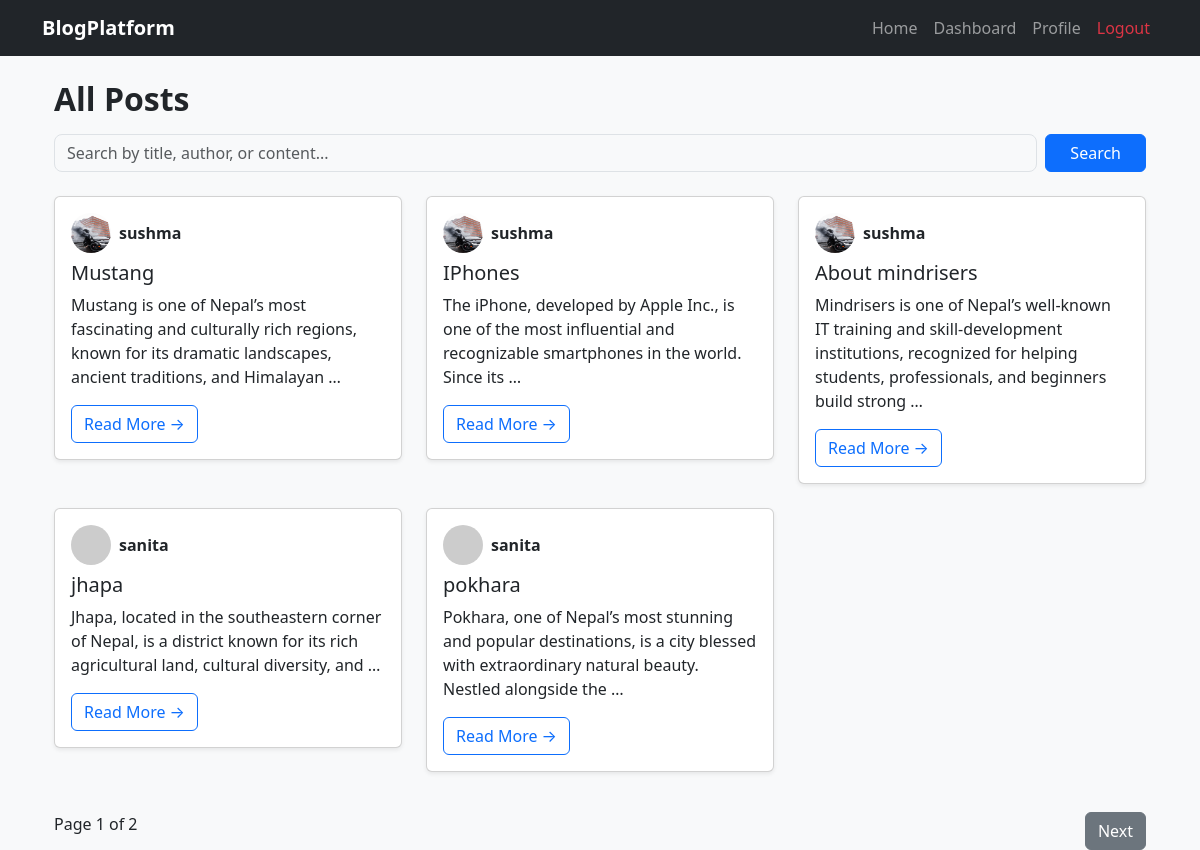
/ (signed in), run on the app's committed database.
### base/models.py (models this page shows)
class Post(models.Model):
    STATUS_CHOICES = (
        ("draft", "Draft"),
        ("published", "Published"),
    )
    title = models.CharField(max_length=255)
    content = models.TextField()
    author = models.ForeignKey(User, on_delete=models.CASCADE)
    categories = models.ManyToManyField(Category, blank=True)
    tags = models.ManyToManyField(Tag, blank=True)
    status = models.CharField(max_length=12, choices=STATUS_CHOICES, default="draft")
    publication_date = models.DateTimeField(auto_now_add=True)

class User(AbstractUser):
    email = models.EmailField(unique=True)
    username = models.CharField(max_length=150, unique=True)
    bio = models.TextField(null=True, blank=True)
    profile_picture = models.ImageField(upload_to="profile_pics/", null=True, blank=True)
    ROLE_CHOICES = (
        ("author", "Author"),
        ("reader", "Reader"),
    )
    role = models.CharField(max_length=10, choices=ROLE_CHOICES, default="reader")
    class Meta:
        swappable = 'AUTH_USER_MODEL'

### base/views.py (the view)
# urls.py: path('', home, name='home'),
@login_required(login_url="login")
def home(request):
    posts = Post.objects.filter(status="published").order_by("-publication_date")
    search = request.GET.get("search")
    if search:
        posts = posts.filter(
            Q(title__icontains=search) |
            Q(content__icontains=search) |
            Q(author__username__icontains=search)
        )
    paginator = Paginator(posts, 5)
    page_number = request.GET.get("page")
    page_obj = paginator.get_page(page_number)
    return render(request, "home.html", {
        "posts": posts,
        "page_obj": page_obj,
        "search": search,
    })

### templates/home.html (shortened to what this page needs)
{% extends 'base.html' %}
{% block content %}
<div class="container mt-4">
    <h2 class="fw-bold mb-3">All Posts</h2>
    <form method="get" class="d-flex mb-4" role="search">
        <input
            type="text"
            name="search"
            class="form-control me-2 bg-light"
            placeholder="Search by title, author, or content..."
            value="{{ search|default:'' }}"
            style="background:rgba(255,255,255,0.5); border-radius:8px;"
        >
        <button class="btn btn-primary px-4">Search</button>
    </form>
    <div class="row">
        {% for post in page_obj %}
        <div class="col-md-4">
            <div class="card shadow-sm mb-4">
                <div class="card-body">
                    <div class="d-flex align-items-center mb-2">
                        {% if post.author.profile_picture %}
                            <img src="{{ post.author.profile_picture.url }}" class="rounded-circle me-2" width="40" height="40">
                        {% else %}
                            <img src="https://ui-avatars.com/api/?name={{ post.author.username }}" class="rounded-circle me-2" width="40" height="40">
                        {% endif %}
                        <strong>{{ post.author.username }}</strong>
                    </div>
                    <h5 class="card-title">{{ post.title }}</h5>
                    <p class="card-text">{{ post.content|truncatewords:20 }}</p>
                    <a href="{% url 'post_detail' post.id %}" class="btn btn-outline-primary">
                        Read More →
                    </a>
                </div>
            </div>
        </div>
        {% empty %}
            <p>No posts found.</p>
        {% endfor %}
    </div>
    <div class="d-flex justify-content-between mt-3">
        <span>Page {{ page_obj.number }} of {{ page_obj.paginator.num_pages }}</span>
        {% if page_obj.has_next %}
            <a class="btn btn-secondary" href="?page={{ page_obj.next_page_number }}">
                Next
            </a>
        {% endif %}
    </div>
</div>
{% endblock %}

### templates/base.html (shortened to what this page needs)
<!DOCTYPE html>
<html lang="en">
<head>
    <link
        href="https://cdn.jsdelivr.net/npm/bootstrap@5.3.3/dist/css/bootstrap.min.css"
        rel="stylesheet"
    >
</head>
<body class="bg-light">
    {% include 'navbar.html' %}
    <div class="container mt-4">
        {% block content %}
        {% endblock %}
    </div>
</body>
</html>

### templates/navbar.html (shortened to what this page needs)
<nav class="navbar navbar-expand-lg navbar-dark bg-dark">
  <div class="container">
      <a class="navbar-brand fw-bold" href="{% url 'home' %}">BlogPlatform</a>
      <div class="collapse navbar-collapse" id="navMenu">
          <ul class="navbar-nav ms-auto">
              <li class="nav-item">
                  <a class="nav-link" href="{% url 'home' %}">Home</a>
              </li>
              {% if user.is_authenticated %}
                  <li class="nav-item">
                      <a class="nav-link" href="{% url 'dashboard' %}">Dashboard</a>
                  </li>
                  <li class="nav-item">
                      <a class="nav-link" href="{% url 'profile_edit' %}">Profile</a>
                  </li>
                  <li class="nav-item">
                      <a class="nav-link text-danger" href="{% url 'logout' %}">Logout</a>
                  </li>
              {% endif %}
          </ul>
      </div>
  </div>
</nav>

### data on the page
Post: author.profile_picture (picture), author.username "sushma", title "Mustang", content "Mustang is one of Nepal’s most fascinating and culturally rich regions, known for its dramatic landscapes, ancient traditions, and Himalayan …"
Post: author.profile_picture (picture), author.username "sushma", title "IPhones", content "The iPhone, developed by Apple Inc., is one of the most influential and recognizable smartphones in the world. Since its …"
Post: author.profile_picture (picture), author.username "sushma", title "About mindrisers", content "Mindrisers is one of Nepal’s well-known IT training and skill-development institutions, recognized for helping students, professionals, and beginners build strong …"
Post: author.username "sanita", title "jhapa", content "Jhapa, located in the southeastern corner of Nepal, is a district known for its rich agricultural land, cultural diversity, and …"
Post: author.username "sanita", title "pokhara", content "Pokhara, one of Nepal’s most stunning and popular destinations, is a city blessed with extraordinary natural beauty. Nestled alongside the …"

### other printed values
{{ page_obj.number }} "1"
{{ page_obj.paginator.num_pages }} "2"
